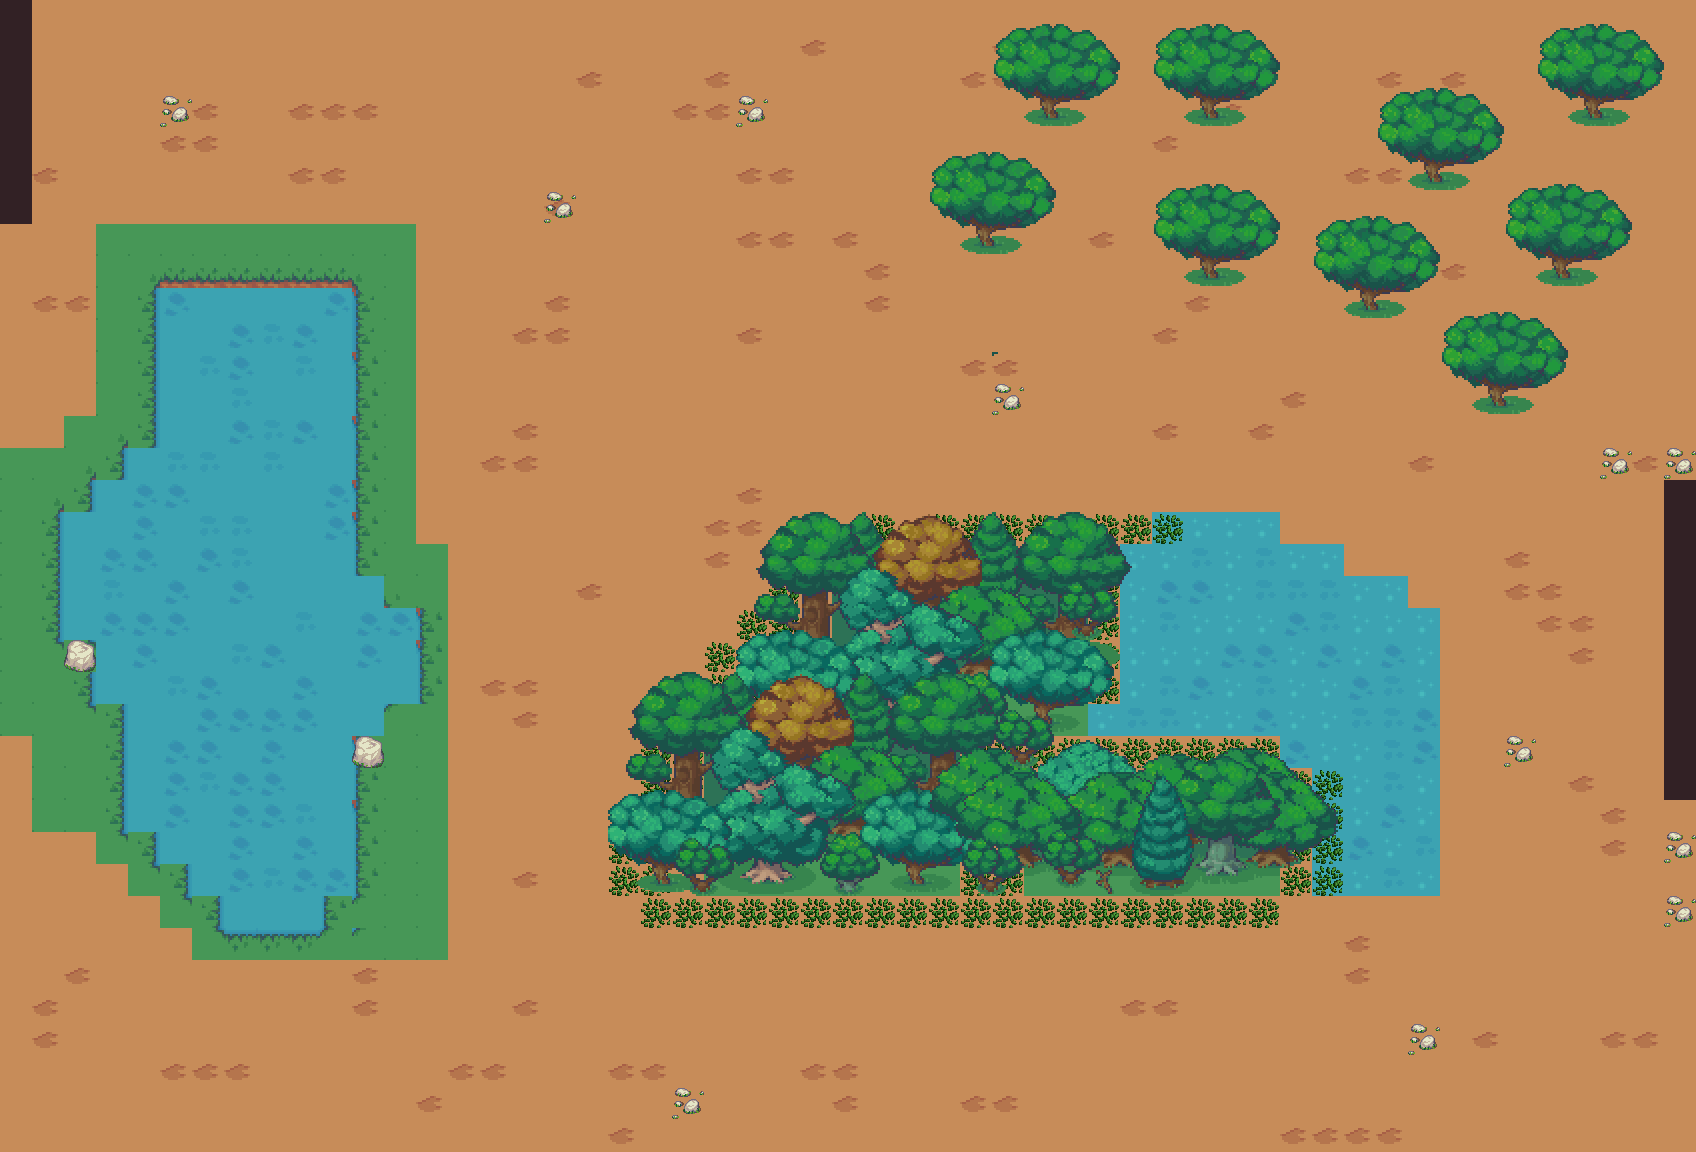

This is a level from a 2D game, rendered from its Tiled map with the project's own tilesets. A one-line summary and the map file follow, with tile-layer data summarised:
An orthogonal 53x36 tile map with 32x32 px tiles, 9 tile layers (backgroundlayer, waterlayer, grasslayer, mountainlayer, ...), 3 tilesets and 7 objects (start, medkit, hammer, axe, monkey, ...).

<map version="1.10" tiledversion="1.10.2" orientation="orthogonal" renderorder="right-down" width="53" height="36" tilewidth="32" tileheight="32" infinite="0" nextlayerid="18" nextobjectid="18">
 <tileset firstgid="1" name="11_Camping_32x32" tilewidth="32" tileheight="32" tilecount="5408" columns="32">
  <image source="11_Camping_32x32.png" width="1024" height="5408" />
 </tileset>
 <tileset firstgid="5409" name="forest_tiles" tilewidth="32" tileheight="32" tilecount="256" columns="16">
  <image source="forest_tiles.png" width="512" height="512" />
 </tileset>
 <tileset firstgid="5665" name="desert1" tilewidth="32" tileheight="32" tilecount="256" columns="16">
  <image source="desert1.png" width="512" height="512" />
 </tileset>
 <layer id="1" name="backgroundlayer" width="53" height="36">
  <data>[1908 cells, 1908 non-empty, 3 distinct tile ids]</data>
 </layer>
 <layer id="13" name="waterlayer" width="53" height="36">
  <data>[1908 cells, 229 non-empty, 4 distinct tile ids]</data>
 </layer>
 <layer id="14" name="grasslayer" width="53" height="36">
  <data>[1908 cells, 98 non-empty, 1 distinct tile ids]</data>
 </layer>
 <layer id="2" name="mountainlayer" width="53" height="36">
  <data>[1908 cells, 91 non-empty, 91 distinct tile ids]</data>
 </layer>
 <layer id="9" name="mountainlayer1" width="53" height="36">
  <data>[1908 cells, 164 non-empty, 91 distinct tile ids]</data>
 </layer>
 <layer id="10" name="mountainlayer2" width="53" height="36">
  <data>[1908 cells, 214 non-empty, 156 distinct tile ids]</data>
 </layer>
 <layer id="11" name="watergrass" width="53" height="36">
  <data>[1908 cells, 271 non-empty, 29 distinct tile ids]</data>
 </layer>
 <layer id="16" name="rocklayer" width="53" height="36">
  <data>[1908 cells, 2 non-empty, 1 distinct tile ids]</data>
 </layer>
 <layer id="12" name="treelayer" width="53" height="36">
  <data>[1908 cells, 37 non-empty, 6 distinct tile ids]</data>
 </layer>
 <objectgroup id="17" name="objectLayer">
  <object id="9" name="start" x="118.251" y="133.312">
   <point />
  </object>
  <object id="11" name="medkit" x="717.359" y="215.947" />
  <object id="12" name="hammer" x="454.081" y="1053.11" />
  <object id="13" name="axe" x="1493.88" y="990.991" />
  <object id="15" name="monkey" x="1094" y="204" />
  <object id="16" name="gorilla" x="966" y="1028" />
  <object id="17" name="exitRoom2" x="1632" y="662">
   <point />
  </object>
 </objectgroup>
</map>
